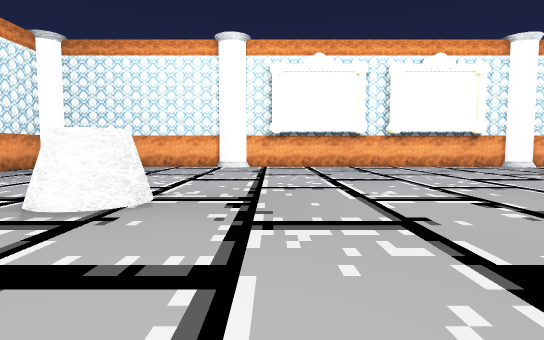
View 1 (above)

16 first-person views from a walk through a 3-D level made in the Godot game engine. The camera is 1.5 m above the floor, tilts 4° down and sees 80° across. The floor is counted in squares, 2 m on a side. Each view is taken from the middle of a square. On the plan, view 1 faces up. The plan holds only what a view shows up to about 11 squares ahead; the rest is blank. Characters and animated objects are not drawn. Some surface patterns are stand-ins.

View 2
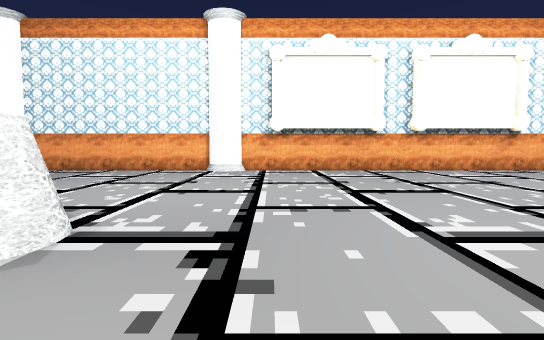

View 3
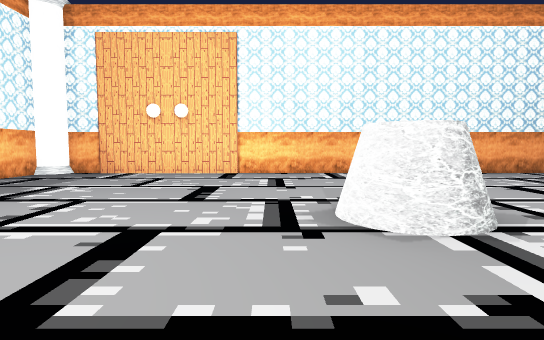

View 4
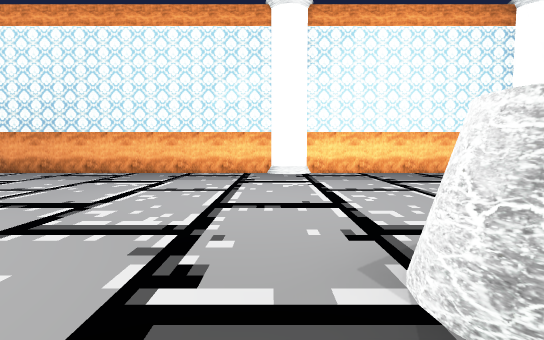

View 5
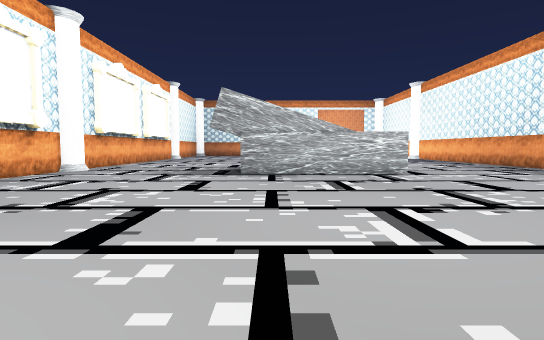

View 6
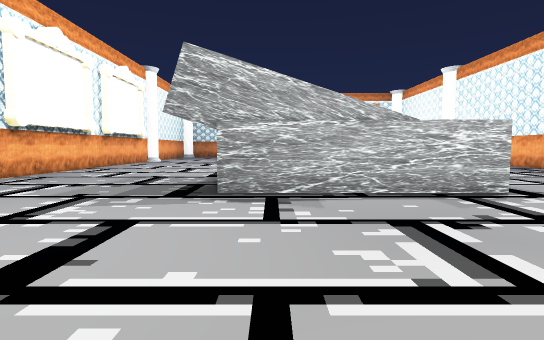

View 7
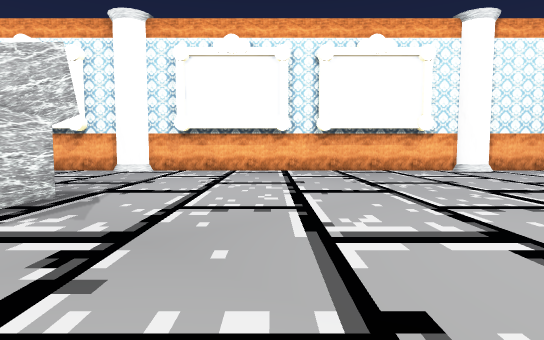

View 8
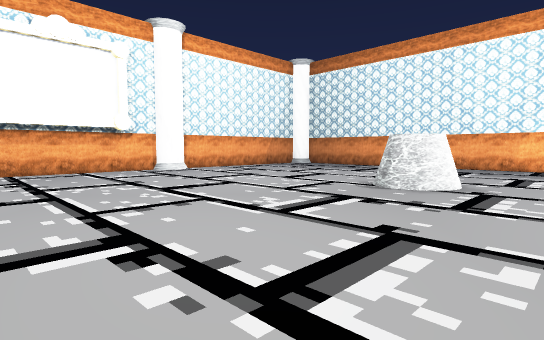

View 9
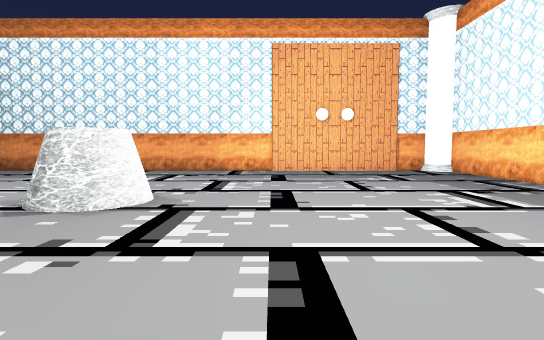

View 10
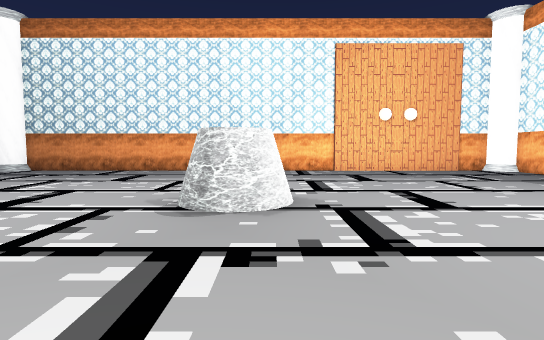

View 11
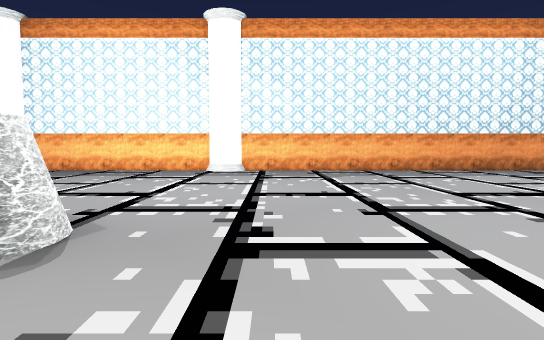

View 12
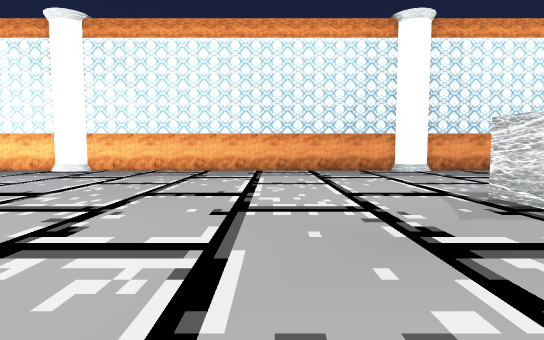

View 13
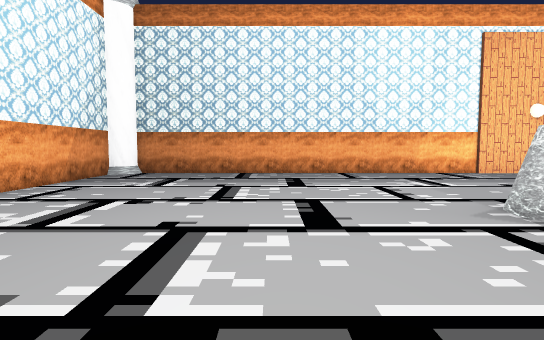

View 14
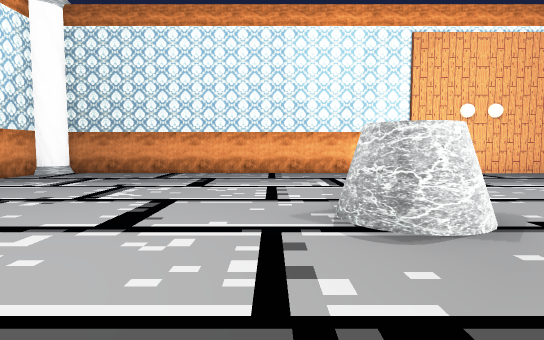

View 15
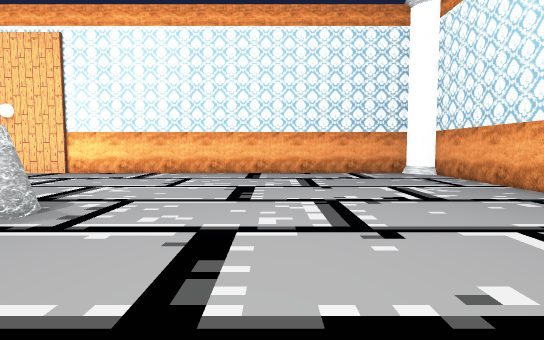

View 16
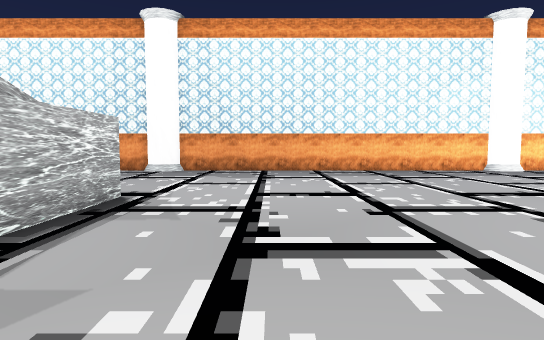

### Floor plan
Points are (right, up) in squares from view 1. A wall is a line through its corners. A room is listed if a view was taken in it or the views show most of it. See-through windows are left out.
Room 1 (views 1, 2, 3, 4, 5, 6, 7, 8, 9, 10, 11, 12, 13, 14, 15, 16)
walls: (8.3, 2) (8.3, 7); (10.7, 3.1) (10.7, 2); (10.7, 7) (10.7, 5.9); (9, 12.5) (-1, 12.5); (10, -3.5) (20, -3.5); (-1, -3.5) (9, -3.5); (-2, 12.5) (-8, 12.5); (20, 12.5) (10, 12.5); (21, -3.5) (27, -3.5); (-8.5, 12) (-8.5, -3); (-8, -3.5) (-2, -3.5); (27, 12.5) (21, 12.5); (27.5, -3) (27.5, 12)
objects: statue (-3, 4) to (-2, 5); statue (21, 4) to (22, 5)

Positions as (right, up) in squares from view 1, and headings:
1: (0, 0), facing up
2: (0, 2), facing up
3: (1, 3), facing left
4: (-1, 6), facing down
5: (-1, 6), facing right
6: (3, 6), facing right
7: (14, 2), facing up
8: (15, 2), facing up-right
9: (17, 2), facing right
10: (17, 4), facing right
11: (19, 7), facing down
12: (14, 7), facing down
13: (18, 8), facing right
14: (18, 6), facing right
15: (1, 8), facing left
16: (6, 7), facing down
